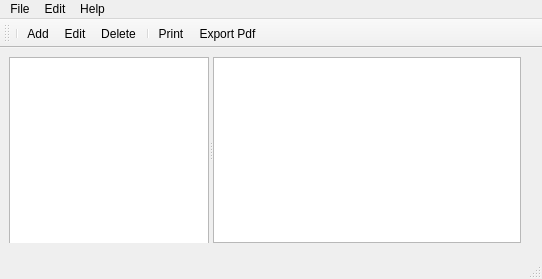
<?xml version="1.0" encoding="UTF-8"?>
<ui version="4.0">
 <class>MainWindow</class>
 <widget class="QMainWindow" name="MainWindow">
  <property name="windowModality">
   <enum>Qt::NonModal</enum>
  </property>
  <property name="geometry">
   <rect>
    <x>0</x>
    <y>0</y>
    <width>542</width>
    <height>279</height>
   </rect>
  </property>
  <property name="sizePolicy">
   <sizepolicy hsizetype="Preferred" vsizetype="Preferred">
    <horstretch>0</horstretch>
    <verstretch>0</verstretch>
   </sizepolicy>
  </property>
  <property name="minimumSize">
   <size>
    <width>500</width>
    <height>250</height>
   </size>
  </property>
  <property name="baseSize">
   <size>
    <width>500</width>
    <height>250</height>
   </size>
  </property>
  <property name="windowTitle">
   <string>JMBDE Version 0.4.0 (c) Jürgen Mülbert</string>
  </property>
  <widget class="QWidget" name="centralWidget">
   <property name="minimumSize">
    <size>
     <width>300</width>
     <height>0</height>
    </size>
   </property>
   <widget class="QSplitter" name="splitter">
    <property name="geometry">
     <rect>
      <x>9</x>
      <y>9</y>
      <width>512</width>
      <height>186</height>
     </rect>
    </property>
    <property name="sizePolicy">
     <sizepolicy hsizetype="Maximum" vsizetype="Maximum">
      <horstretch>0</horstretch>
      <verstretch>0</verstretch>
     </sizepolicy>
    </property>
    <property name="minimumSize">
     <size>
      <width>0</width>
      <height>0</height>
     </size>
    </property>
    <property name="orientation">
     <enum>Qt::Horizontal</enum>
    </property>
    <widget class="QTreeView" name="treeView">
     <property name="sizePolicy">
      <sizepolicy hsizetype="Preferred" vsizetype="Preferred">
       <horstretch>0</horstretch>
       <verstretch>0</verstretch>
      </sizepolicy>
     </property>
     <property name="minimumSize">
      <size>
       <width>200</width>
       <height>200</height>
      </size>
     </property>
     <property name="maximumSize">
      <size>
       <width>150</width>
       <height>16777215</height>
      </size>
     </property>
     <property name="baseSize">
      <size>
       <width>150</width>
       <height>0</height>
      </size>
     </property>
     <property name="editTriggers">
      <set>QAbstractItemView::NoEditTriggers</set>
     </property>
     <property name="showDropIndicator" stdset="0">
      <bool>false</bool>
     </property>
    </widget>
    <widget class="QTableView" name="tableView">
     <property name="sizePolicy">
      <sizepolicy hsizetype="Maximum" vsizetype="Maximum">
       <horstretch>0</horstretch>
       <verstretch>0</verstretch>
      </sizepolicy>
     </property>
     <property name="minimumSize">
      <size>
       <width>200</width>
       <height>0</height>
      </size>
     </property>
    </widget>
   </widget>
  </widget>
  <widget class="QMenuBar" name="menuBar">
   <property name="geometry">
    <rect>
     <x>0</x>
     <y>0</y>
     <width>542</width>
     <height>22</height>
    </rect>
   </property>
   <widget class="QMenu" name="menuFile">
    <property name="title">
     <string>File</string>
    </property>
    <addaction name="actionNew"/>
    <addaction name="actionOpen"/>
    <addaction name="actionImport"/>
    <addaction name="actionExport"/>
    <addaction name="actionPrint"/>
    <addaction name="actionPrint_Preview"/>
    <addaction name="action_Export_Pdf"/>
    <addaction name="actionQuit"/>
   </widget>
   <widget class="QMenu" name="menuEdit">
    <property name="title">
     <string>Edit</string>
    </property>
    <addaction name="actionEditAdd"/>
    <addaction name="actionEditEdit"/>
    <addaction name="actionEditDelete"/>
    <addaction name="actionPreferences"/>
   </widget>
   <widget class="QMenu" name="menuHelp">
    <property name="title">
     <string>Help</string>
    </property>
    <addaction name="actionAbout"/>
    <addaction name="actionHelp"/>
   </widget>
   <addaction name="menuFile"/>
   <addaction name="menuEdit"/>
   <addaction name="menuHelp"/>
  </widget>
  <widget class="QToolBar" name="mainToolBar">
   <attribute name="toolBarArea">
    <enum>TopToolBarArea</enum>
   </attribute>
   <attribute name="toolBarBreak">
    <bool>false</bool>
   </attribute>
   <addaction name="separator"/>
   <addaction name="actionEditAdd"/>
   <addaction name="actionEditEdit"/>
   <addaction name="actionEditDelete"/>
   <addaction name="separator"/>
   <addaction name="actionPrint"/>
   <addaction name="action_Export_Pdf"/>
  </widget>
  <widget class="QStatusBar" name="statusBar"/>
  <action name="actionPreferences">
   <property name="icon">
    <iconset resource="jmbde.qrc">
     <normaloff>:/images/contact-new.png</normaloff>:/images/contact-new.png</iconset>
   </property>
   <property name="text">
    <string>Preferences</string>
   </property>
  </action>
  <action name="actionAbout">
   <property name="text">
    <string>About</string>
   </property>
  </action>
  <action name="actionNew">
   <property name="enabled">
    <bool>false</bool>
   </property>
   <property name="icon">
    <iconset resource="jmbde.qrc">
     <normaloff>:/icons/tango/icons/tango/16x16/document-new.png</normaloff>:/icons/tango/icons/tango/16x16/document-new.png</iconset>
   </property>
   <property name="text">
    <string>New</string>
   </property>
   <property name="shortcut">
    <string>Ctrl+N</string>
   </property>
  </action>
  <action name="actionQuit">
   <property name="text">
    <string>Quit</string>
   </property>
  </action>
  <action name="actionOpen">
   <property name="enabled">
    <bool>false</bool>
   </property>
   <property name="icon">
    <iconset resource="jmbde.qrc">
     <normaloff>:/icons/tango/icons/tango/16x16/document-open.png</normaloff>:/icons/tango/icons/tango/16x16/document-open.png</iconset>
   </property>
   <property name="text">
    <string>Open...</string>
   </property>
   <property name="shortcut">
    <string>Ctrl+O</string>
   </property>
  </action>
  <action name="actionImport">
   <property name="enabled">
    <bool>false</bool>
   </property>
   <property name="text">
    <string>Import...</string>
   </property>
  </action>
  <action name="actionExport">
   <property name="enabled">
    <bool>false</bool>
   </property>
   <property name="text">
    <string>Export...</string>
   </property>
  </action>
  <action name="actionPrint">
   <property name="icon">
    <iconset resource="jmbde.qrc">
     <normaloff>:/icons/tango/icons/tango/16x16/document-print.png</normaloff>:/icons/tango/icons/tango/16x16/document-print.png</iconset>
   </property>
   <property name="text">
    <string>Print...</string>
   </property>
   <property name="shortcut">
    <string>Ctrl+P</string>
   </property>
  </action>
  <action name="actionPrint_Preview">
   <property name="icon">
    <iconset resource="jmbde.qrc">
     <normaloff>:/icons/tango/icons/tango/16x16/document-print-preview.png</normaloff>:/icons/tango/icons/tango/16x16/document-print-preview.png</iconset>
   </property>
   <property name="text">
    <string>Print Preview...</string>
   </property>
   <property name="iconVisibleInMenu">
    <bool>true</bool>
   </property>
  </action>
  <action name="action_Export_Pdf">
   <property name="text">
    <string>&amp;Export Pdf</string>
   </property>
   <property name="visible">
    <bool>false</bool>
   </property>
  </action>
  <action name="actionHelp">
   <property name="icon">
    <iconset resource="jmbde.qrc">
     <normaloff>:/icons/tango/icons/tango/16x16/help-browser.png</normaloff>:/icons/tango/icons/tango/16x16/help-browser.png</iconset>
   </property>
   <property name="text">
    <string>Help</string>
   </property>
  </action>
  <action name="actionEditAdd">
   <property name="icon">
    <iconset resource="jmbde.qrc">
     <normaloff>:/icons/tango/icons/tango/16x16/list-add.png</normaloff>:/icons/tango/icons/tango/16x16/list-add.png</iconset>
   </property>
   <property name="text">
    <string>Add</string>
   </property>
  </action>
  <action name="actionEditEdit">
   <property name="icon">
    <iconset resource="jmbde.qrc">
     <normaloff>:/icons/tango/icons/tango/16x16/accessories-text-editor.png</normaloff>:/icons/tango/icons/tango/16x16/accessories-text-editor.png</iconset>
   </property>
   <property name="text">
    <string>Edit</string>
   </property>
  </action>
  <action name="actionEditDelete">
   <property name="icon">
    <iconset resource="jmbde.qrc">
     <normaloff>:/icons/tango/icons/tango/16x16/list-remove.png</normaloff>:/icons/tango/icons/tango/16x16/list-remove.png</iconset>
   </property>
   <property name="text">
    <string>Delete</string>
   </property>
  </action>
 </widget>
 <layoutdefault spacing="6" margin="11"/>
 <resources>
  <include location="jmbde.qrc"/>
 </resources>
 <connections/>
</ui>
